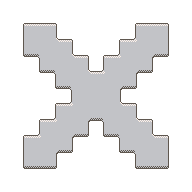

This is a level from a 2D game, rendered from its Tiled map with the project's own tilesets. A one-line summary and the complete map file follow:
An orthogonal 12x12 tile map with 16x16 px tiles, 2 tile layers (Walls, Spikes).

<map version="1.0" orientation="orthogonal" renderorder="left-up" width="12" height="12" tilewidth="16" tileheight="16" backgroundcolor="#ffffff" nextobjectid="1">
 <tileset firstgid="1" name="Main Tiles" tilewidth="16" tileheight="16" tilecount="1024" columns="32">
  <image source="../Spritesheets/tileset.png" width="512" height="512" />
  <terraintypes>
   <terrain name="Plain Wall" tile="33" />
   <terrain name="Light BG" tile="129" />
  </terraintypes>
  <tile id="0" terrain=",,,0" />
  <tile id="1" terrain=",,0,0" />
  <tile id="2" terrain=",,0," />
  <tile id="3" terrain=",0,0,0" />
  <tile id="4" terrain="0,,0,0" />
  <tile id="32" terrain=",0,,0" />
  <tile id="33" terrain="0,0,0,0" />
  <tile id="34" terrain="0,,0," />
  <tile id="35" terrain="0,0,,0" />
  <tile id="36" terrain="0,0,0," />
  <tile id="64" terrain=",0,," />
  <tile id="65" terrain="0,0,," />
  <tile id="66" terrain="0,,," />
  <tile id="96" terrain=",,,1" />
  <tile id="97" terrain=",,1,1" />
  <tile id="98" terrain=",,1," />
  <tile id="99" terrain=",1,1,1" />
  <tile id="100" terrain="1,,1,1" />
  <tile id="128" terrain=",1,,1" />
  <tile id="129" terrain="1,1,1,1" />
  <tile id="130" terrain="1,,1," />
  <tile id="131" terrain="1,1,,1" />
  <tile id="132" terrain="1,1,1," />
  <tile id="160" terrain=",1,," />
  <tile id="161" terrain="1,1,," />
  <tile id="162" terrain="1,,," />
 </tileset>
 <layer name="Walls" width="12" height="12">
  <data encoding="csv">
0,0,0,0,0,0,0,0,0,0,0,0,
0,1,2,3,0,0,0,0,1,2,3,0,
0,33,34,5,3,0,0,1,4,34,35,0,
0,65,36,34,5,3,1,4,34,37,67,0,
0,0,65,36,34,5,4,34,37,67,0,0,
0,0,0,65,36,34,34,37,67,0,0,0,
0,0,0,1,4,34,34,5,3,0,0,0,
0,0,1,4,34,37,36,34,5,3,0,0,
0,1,4,34,37,67,65,36,34,5,3,0,
0,33,34,37,67,0,0,65,36,34,35,0,
0,65,66,67,0,0,0,0,65,66,67,0,
0,0,0,0,0,0,0,0,0,0,0,0
</data>
 </layer>
 <layer name="Spikes" width="12" height="12">
  <data encoding="csv">
0,0,0,0,0,0,0,0,0,0,0,0,
0,0,0,0,0,0,0,0,0,0,0,0,
0,0,0,0,0,0,0,0,0,0,0,0,
0,0,0,0,0,0,0,0,0,0,0,0,
0,0,0,0,0,0,0,0,0,0,0,0,
0,0,0,0,0,0,0,0,0,0,0,0,
0,0,0,0,0,0,0,0,0,0,0,0,
0,0,0,0,0,0,0,0,0,0,0,0,
0,0,0,0,0,0,0,0,0,0,0,0,
0,0,0,0,0,0,0,0,0,0,0,0,
0,0,0,0,0,0,0,0,0,0,0,0,
0,0,0,0,0,0,0,0,0,0,0,0
</data>
 </layer>
</map>
